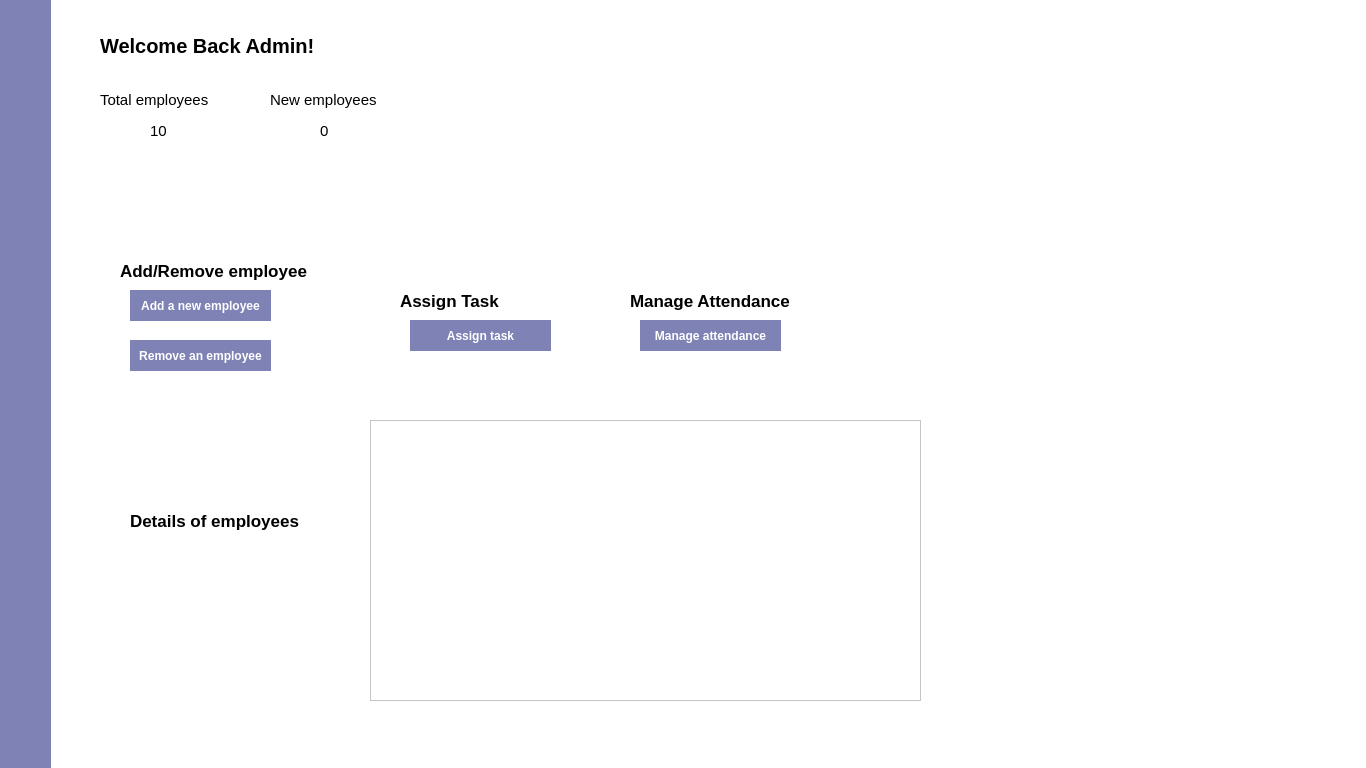
<?xml version="1.0" encoding="UTF-8"?>
<ui version="4.0">
 <class>AdminDashboard</class>
 <widget class="QDialog" name="AdminDashboard">
  <property name="geometry">
   <rect>
    <x>0</x>
    <y>0</y>
    <width>1366</width>
    <height>768</height>
   </rect>
  </property>
  <property name="windowTitle">
   <string>Dialog</string>
  </property>
  <property name="styleSheet">
   <string notr="true">background-color: rgb(255, 255, 255);</string>
  </property>
  <widget class="QWidget" name="nav_widget" native="true">
   <property name="geometry">
    <rect>
     <x>0</x>
     <y>0</y>
     <width>51</width>
     <height>768</height>
    </rect>
   </property>
   <property name="styleSheet">
    <string notr="true">background-color: rgb(127, 130, 181); 
border: none;</string>
   </property>
   <widget class="QPushButton" name="logout_btn">
    <property name="geometry">
     <rect>
      <x>10</x>
      <y>160</y>
      <width>21</width>
      <height>21</height>
     </rect>
    </property>
    <property name="cursor">
     <cursorShape>PointingHandCursor</cursorShape>
    </property>
    <property name="styleSheet">
     <string notr="true">border: none;
 background-color: transparent;</string>
    </property>
    <property name="text">
     <string/>
    </property>
   </widget>
   <widget class="QLabel" name="admin_label">
    <property name="geometry">
     <rect>
      <x>10</x>
      <y>30</y>
      <width>41</width>
      <height>31</height>
     </rect>
    </property>
    <property name="text">
     <string/>
    </property>
    <property name="pixmap">
     <pixmap>../icons/admin.png</pixmap>
    </property>
   </widget>
  </widget>
  <widget class="QWidget" name="dashboard_widget" native="true">
   <property name="geometry">
    <rect>
     <x>60</x>
     <y>0</y>
     <width>561</width>
     <height>151</height>
    </rect>
   </property>
   <widget class="QLabel" name="welcome_label">
    <property name="geometry">
     <rect>
      <x>40</x>
      <y>30</y>
      <width>221</width>
      <height>31</height>
     </rect>
    </property>
    <property name="styleSheet">
     <string notr="true">color: black;
font-size: 20px;
font-weight: 1000;</string>
    </property>
    <property name="text">
     <string>Welcome Back Admin!</string>
    </property>
   </widget>
   <widget class="QWidget" name="widget1" native="true">
    <property name="geometry">
     <rect>
      <x>30</x>
      <y>80</y>
      <width>141</width>
      <height>61</height>
     </rect>
    </property>
    <widget class="QLabel" name="label">
     <property name="geometry">
      <rect>
       <x>10</x>
       <y>10</y>
       <width>111</width>
       <height>20</height>
      </rect>
     </property>
     <property name="styleSheet">
      <string notr="true">color: dark-grey;
font-size: 15px;</string>
     </property>
     <property name="text">
      <string>Total employees</string>
     </property>
    </widget>
    <widget class="QLabel" name="total_employees_label">
     <property name="geometry">
      <rect>
       <x>60</x>
       <y>40</y>
       <width>21</width>
       <height>21</height>
      </rect>
     </property>
     <property name="styleSheet">
      <string notr="true">color: black;
font-size: 15px;</string>
     </property>
     <property name="text">
      <string>10</string>
     </property>
    </widget>
   </widget>
   <widget class="QWidget" name="widget2" native="true">
    <property name="geometry">
     <rect>
      <x>190</x>
      <y>80</y>
      <width>141</width>
      <height>61</height>
     </rect>
    </property>
    <widget class="QLabel" name="label_3">
     <property name="geometry">
      <rect>
       <x>20</x>
       <y>10</y>
       <width>111</width>
       <height>20</height>
      </rect>
     </property>
     <property name="styleSheet">
      <string notr="true">color: dark-grey;
font-size: 15px;</string>
     </property>
     <property name="text">
      <string>New employees</string>
     </property>
    </widget>
    <widget class="QLabel" name="newemployees_label">
     <property name="geometry">
      <rect>
       <x>70</x>
       <y>40</y>
       <width>16</width>
       <height>21</height>
      </rect>
     </property>
     <property name="styleSheet">
      <string notr="true">color: black;
font-size: 15px;</string>
     </property>
     <property name="text">
      <string>0</string>
     </property>
    </widget>
   </widget>
  </widget>
  <widget class="QLabel" name="label_7">
   <property name="geometry">
    <rect>
     <x>130</x>
     <y>510</y>
     <width>191</width>
     <height>21</height>
    </rect>
   </property>
   <property name="styleSheet">
    <string notr="true">color: black;
font-size: 17px;
font-weight: 1000;</string>
   </property>
   <property name="text">
    <string>Details of employees</string>
   </property>
  </widget>
  <widget class="QWidget" name="widget_2" native="true">
   <property name="geometry">
    <rect>
     <x>110</x>
     <y>250</y>
     <width>201</width>
     <height>131</height>
    </rect>
   </property>
   <widget class="QLabel" name="label_11">
    <property name="geometry">
     <rect>
      <x>10</x>
      <y>10</y>
      <width>191</width>
      <height>21</height>
     </rect>
    </property>
    <property name="styleSheet">
     <string notr="true">color: black;
font-size: 17px;
font-weight: 1000;</string>
    </property>
    <property name="text">
     <string>Add/Remove employee</string>
    </property>
   </widget>
   <widget class="QPushButton" name="add_new_employee_btn">
    <property name="geometry">
     <rect>
      <x>20</x>
      <y>40</y>
      <width>141</width>
      <height>31</height>
     </rect>
    </property>
    <property name="cursor">
     <cursorShape>PointingHandCursor</cursorShape>
    </property>
    <property name="styleSheet">
     <string notr="true">background-color: rgb(127, 130, 181); 
border: none;
color: white;
font-weight: 500;
</string>
    </property>
    <property name="text">
     <string>Add a new employee</string>
    </property>
   </widget>
   <widget class="QPushButton" name="remove_employee_btn">
    <property name="geometry">
     <rect>
      <x>20</x>
      <y>90</y>
      <width>141</width>
      <height>31</height>
     </rect>
    </property>
    <property name="cursor">
     <cursorShape>PointingHandCursor</cursorShape>
    </property>
    <property name="styleSheet">
     <string notr="true">background-color: rgb(127, 130, 181); 
border: none;
color: white;
font-weight: 500;
</string>
    </property>
    <property name="text">
     <string>Remove an employee</string>
    </property>
   </widget>
  </widget>
  <widget class="QWidget" name="widget_3" native="true">
   <property name="geometry">
    <rect>
     <x>390</x>
     <y>290</y>
     <width>191</width>
     <height>91</height>
    </rect>
   </property>
   <widget class="QLabel" name="label_12">
    <property name="geometry">
     <rect>
      <x>10</x>
      <y>0</y>
      <width>111</width>
      <height>21</height>
     </rect>
    </property>
    <property name="styleSheet">
     <string notr="true">color: black;
font-size: 17px;
font-weight: 1000;</string>
    </property>
    <property name="text">
     <string>Assign Task</string>
    </property>
   </widget>
   <widget class="QPushButton" name="asign_task_btn">
    <property name="geometry">
     <rect>
      <x>20</x>
      <y>30</y>
      <width>141</width>
      <height>31</height>
     </rect>
    </property>
    <property name="cursor">
     <cursorShape>PointingHandCursor</cursorShape>
    </property>
    <property name="styleSheet">
     <string notr="true">background-color: rgb(127, 130, 181); 
border: none;
color: white;
font-weight: 500;
</string>
    </property>
    <property name="text">
     <string>Assign task</string>
    </property>
   </widget>
  </widget>
  <widget class="QWidget" name="widget_4" native="true">
   <property name="geometry">
    <rect>
     <x>620</x>
     <y>290</y>
     <width>191</width>
     <height>91</height>
    </rect>
   </property>
   <widget class="QLabel" name="label_13">
    <property name="geometry">
     <rect>
      <x>10</x>
      <y>0</y>
      <width>171</width>
      <height>21</height>
     </rect>
    </property>
    <property name="styleSheet">
     <string notr="true">color: black;
font-size: 17px;
font-weight: 1000;</string>
    </property>
    <property name="text">
     <string>Manage Attendance</string>
    </property>
   </widget>
   <widget class="QPushButton" name="manage_attendance_btn">
    <property name="geometry">
     <rect>
      <x>20</x>
      <y>30</y>
      <width>141</width>
      <height>31</height>
     </rect>
    </property>
    <property name="cursor">
     <cursorShape>PointingHandCursor</cursorShape>
    </property>
    <property name="styleSheet">
     <string notr="true">background-color: rgb(127, 130, 181); 
border: none;
color: white;
font-weight: 500;
</string>
    </property>
    <property name="text">
     <string>Manage attendance</string>
    </property>
   </widget>
  </widget>
  <widget class="QTableView" name="tableView">
   <property name="geometry">
    <rect>
     <x>370</x>
     <y>420</y>
     <width>551</width>
     <height>281</height>
    </rect>
   </property>
  </widget>
 </widget>
 <resources/>
 <connections/>
</ui>
